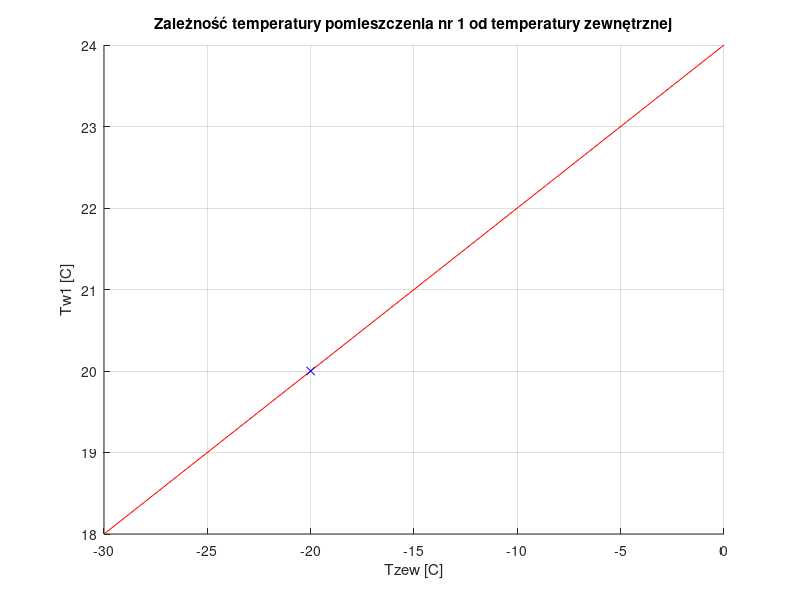
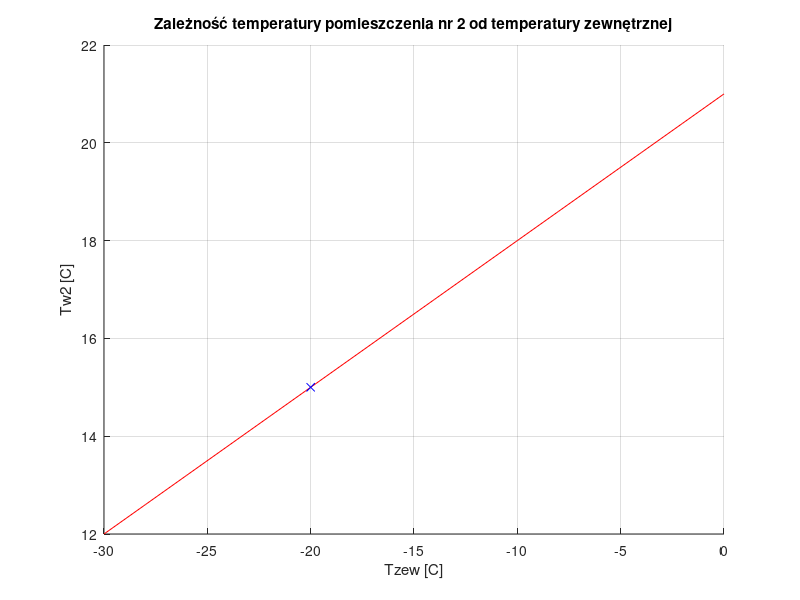
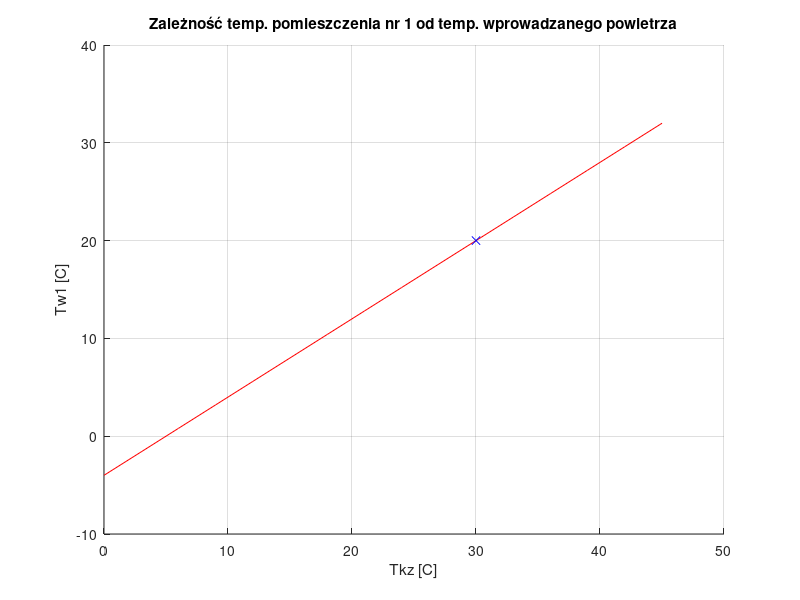
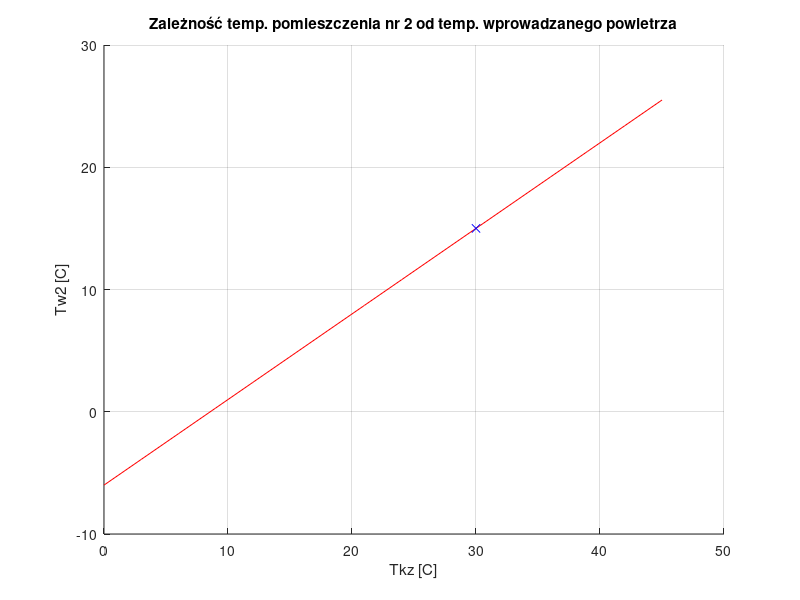

The MATLAB script that drew these images, in order: (Note: this script raises an error after producing the figures.)
clear all;
close all;

%%%%%%%%%%%%%%%%%%%%%%%%%%%%%%%%
% Miniprojekt - obiekt 7.2.3 b).
%%%%%%%%%%%%%%%%%%%%%%%%%%%%%%%%

% Deklaracja danych stałych

% Wartości nominalne
TzewN = -20;
TkzN = 30;
Tw1N = 20;
Tw2N = 15;
qkN = 6000;
Cp = 1000;
Pp = 1.2;
% Wymiary obiektu
h = 3;
V1 = 30*h;
V2 = 40*h;
Cv1 = Cp*Pp*V1;
Cv2 = Cp*Pp*V2;
% Parametry statyczne
fpN = qkN/(Cp*Pp*(TkzN-Tw1N));
Ks = (Cp*Pp*fpN*(TkzN-Tw2N))/(Tw1N+Tw2N-2*TzewN);
Ko = (qkN-Ks*(Tw1N-TzewN))/(Tw1N-Tw2N);

% Część pierwsza - charakterystyki statyczne

% Dane do rysowania wykresów
fig1 = figure(1), hold on, grid on, xlabel('Tzew [C]'), ylabel('Tw1 [C]'), title('Zależność temperatury pomieszczenia nr 1 od temperatury zewnętrznej');
fig2 = figure(2), hold on, grid on, xlabel('Tzew [C]'), ylabel('Tw2 [C]'), title('Zależność temperatury pomieszczenia nr 2 od temperatury zewnętrznej');
fig3 = figure(3), hold on, grid on, xlabel('Tkz [C]'), ylabel('Tw1 [C]'), title('Zależność temp. pomieszczenia nr 1 od temp. wprowadzanego powietrza');
fig4 = figure(4), hold on, grid on, xlabel('Tkz [C]'), ylabel('Tw2 [C]'), title('Zależność temp. pomieszczenia nr 2 od temp. wprowadzanego powietrza');
fig5 = figure(5), hold on, grid on, xlabel('fp [m^3/s]'), ylabel('Tw1 [C]'), title('Zależność temperatury pomieszczenia nr 1 od przepływu powietrza');
fig6 = figure(6), hold on, grid on, xlabel('fp [m^3/s]'), ylabel('Tw2 [C]'), title('Zależność temperatury pomieszczenia nr 2 od przepływu powietrza');
% Wykresy charakterystyk statycznych poszczególnych wyjść od wejść
% Tw1 i Tw2 od Tzew
WTzew = [0:0.1*TzewN:1.5*TzewN];
Tw1 = ((Ko+Ks+Cp*Pp*fpN)*(Cp*Pp*TkzN*fpN+Ks.*WTzew)+Ko*Ks.*WTzew)/((Cp*Pp*fpN+Ks+Ko)^2-Ko*(Ko+Cp*Pp*fpN));
Tw2 = (Tw1*(Ko+Cp*Pp*fpN)+Ks.*WTzew)/(Ko+Ks+Cp*Pp*fpN);
figure(fig1);
plot(WTzew,Tw1,'r');
plot(TzewN,Tw1N,'bx');
figure(fig2);
plot(WTzew,Tw2,'r');
plot(TzewN,Tw2N,'bx');
% Tw1 i Tw2 od Tkz
WTkz = [0:0.1*TkzN:1.5*TkzN];
Tw1 = ((Ko+Ks+Cp*Pp*fpN)*(Cp*Pp.*WTkz*fpN+Ks*TzewN)+Ko*Ks*TzewN)/((Cp*Pp*fpN+Ks+Ko)^2-Ko*(Ko+Cp*Pp*fpN));
Tw2 = (Tw1*(Ko+Cp*Pp*fpN)+Ks*TzewN)/(Ko+Ks+Cp*Pp*fpN);
figure(fig3);
plot(WTkz,Tw1,'r');
plot(TkzN,Tw1N,'bx');
figure(fig4);
plot(WTkz,Tw2,'r');
plot(TkzN,Tw2N,'bx');
% Tw1 i Tw2 od fp
Wfp = [0:0.1*fpN:1.5*fpN];
Tw1 = ((Ko+Ks+Cp*Pp.*Wfp).*(Cp*Pp*TkzN.*Wfp+Ks*TzewN)+Ko*Ks*TzewN)./((Cp*Pp.*Wfp+Ks+Ko).^2-Ko*(Ko+Cp*Pp.*Wfp));
Tw2 = (Tw1.*(Ko+Cp*Pp.*Wfp)+Ks*TzewN)./(Ko+Ks+Cp*Pp.*Wfp);
figure(fig5);
plot(Wfp,Tw1,'r');
plot(fpN,Tw1N,'bx');
figure(fig6);
plot(Wfp,Tw2,'r');
plot(fpN,Tw2N,'bx');

% Część druga - model nieliniowy (odpowiedzi skokowe + porównanie)

% Dane do rysowania wykresów
kolor_rs = ['r';'b'];
kolor_tr = ['g--';'c--'];
kolor_rs_prwn = ['r- ';'b--'];
kolor_tr_prwn = ['gx ';'mo '];
opis = ['Punkt pracy nr 1 - rs.';'Punkt pracy nr 1 - tr.';'Punkt pracy nr 2 - rs.';'Punkt pracy nr 2 - tr.'];
% Punkty pracy i wartość parametru przepływu
dTkz = -5;
dTzew = 5;
dfp = 0.5;
Tab_Tzew = [TzewN,TzewN+dTzew];
Tab_Tkz = [TkzN,TkzN+dTkz];
Tab_fp = [fpN,fpN*dfp];
% Wykresy odpowiedzi skokowych
for j=1:size(Tab_fp,2)
    fp = Tab_fp(j);
    for i=1:size(Tab_Tzew,2)
        % Równania stanu
        A = [-(Cp*Pp*fp+Ks+Ko)/Cv1,Ko/Cv1;(Cp*Pp*fp+Ko)/Cv2,-(Cp*Pp*fp+Ks+Ko)/Cv2];
        B = [(Cp*Pp*fp)/Cv1,Ks/Cv1;0,Ks/Cv2];
        C = [1,0;0,1];
        D = [0,0;0,0];
        obiekt_rs = ss(A,B,C,D,'InputName',['Tkz ';'Tzew'],'OutputName',['Twew1';'Twew2']);
        % Transmitancja
        M1 = [Cv1,Cp*Pp*fp+Ks+Ko];
        M2 = [Cv2,Cp*Pp*fp+Ks+Ko];
        M = [Cv1*Cv2,(Cv1+Cv2)*(Cp*Pp*fp+Ks+Ko),(Cp*Pp*fp+Ks+Ko)^2-Ko*(Cp*Pp*fp+Ko)];
        L1 = M2*Cp*Pp*fp;
        L2 = Ko*Ks + M2*Ks;
        L3 = Cp*Pp*fp*(Cp*Pp*fp+Ko);
        L4 = M1*Ks+Ks*Ko+Ks*Cp*Pp*fp;
        obiekt_tr = tf({L1,L2;L3,L4},{M,M;M,M});
        % Odpowiedz skokowa
        t = 0:100:2500;
        Tzew = Tab_Tzew(i);
        Tkz = Tab_Tkz(i);
        u = [Tkz,Tzew];
        du = [3,4];
        stepDataOptions();
        opcje = stepDataOptions('InputOffset',u,'StepAmplitude',du);
        figure(j+6);
        step(obiekt_rs,t,opcje,kolor_rs(i,:));
        hold on;
        step(obiekt_tr,t,opcje,kolor_tr(i,:));
        % Porównanie odpowiedzi skokowych
        t = 0:100:2500;
        u = [0,0];
        du = [3,4];
        stepDataOptions();
        opcje = stepDataOptions('InputOffset',u,'StepAmplitude',du);
        figure(j+8);
        step(obiekt_rs,t,opcje,kolor_rs_prwn(i,:));
        hold on;
        step(obiekt_tr,t,opcje,kolor_tr_prwn(i,:));
    end
end
figure(7); title('Odpowiedzi skokowe obiektu dla fp = fpN'); legend(opis);
figure(8); title('Odpowiedzi skokowe obiektu dla fp != fpN'); legend(opis);
figure(9); title('Przyrost temperatury obiektu dla fp = fpN'); legend(opis);
figure(10); title('Przyrost temperatury obiektu dla fp != fpN'); legend(opis);